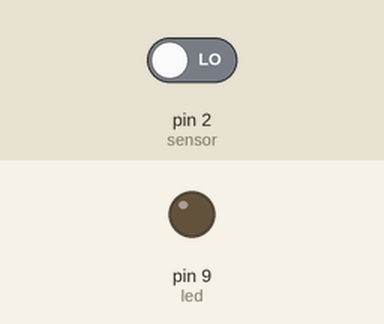
Simulated run of this sketch. Board: Arduino Uno, built with avr-gcc and run on an emulated ATmega328P. Shown: output pins drawn as LEDs (lit = HIGH). The inputs (shaded band) are chosen by the test bench; at power-on: pin 2 (sensor) LOW.

Above: at 1.2 s.
1.3 s: pin 2 (sensor) driven HIGH
At 2.1 s:
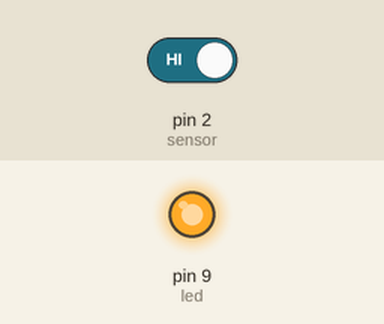
2.8 s: pin 2 (sensor) driven LOW
At 3.2 s:
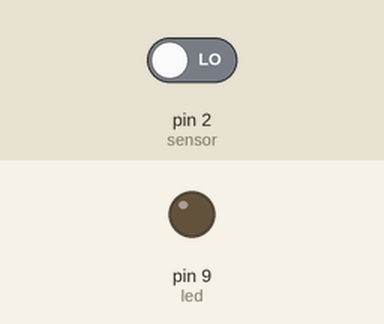
Timing chart, 0 to 5.8 s (numbered marks = the images above; inputs shaded):
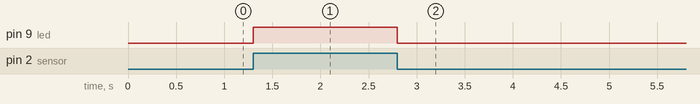

Measured:
- after the input at 1.3 s, pin 9 (led): LOW → HIGH at once
- after the input at 2.8 s, pin 9 (led): HIGH → LOW at once

The sketch:

TP4EJ6.ino
```cpp
/* 6. Utilice un sensor PIR hc-sr501 para detectar la presencia de personas en una habitación, cuando se detecte dicha presencia
 se deberá dispara alterar el estado de una variable para que se pueda activar una función que haga parpadear un diodo led rojo
 y cuando no se detecte presencia se deberá cambiar el estado para que la función se detenga.*/

#define sensor 2
#define led 9
bool parpadeo=false;

void setup(){
    Serial.begin(9600);
    pinMode(led, OUTPUT);
    pinMode(sensor, INPUT);
    attachInterrupt(digitalPinToInterrupt(sensor), encender, CHANGE);
 }

void loop(){
  if (parpadeo==true){
    digitalWrite(led, HIGH);
    }
  else{
    digitalWrite(led, LOW);
   }
}

void encender(){
  if (digitalRead(sensor)==1){
    parpadeo=true;
    }
  else{
    parpadeo=false;
   }
}
```
